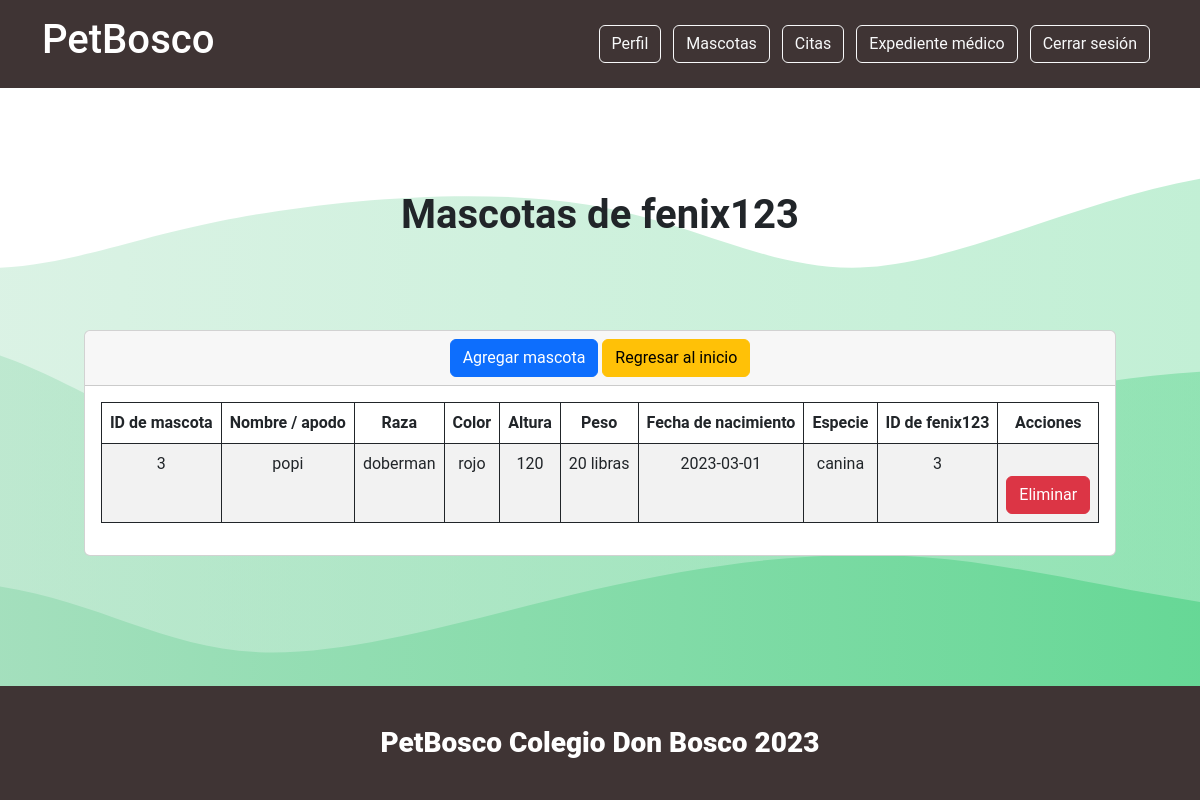
The app's page /secciones/mascota/index.php (signed in), older data.
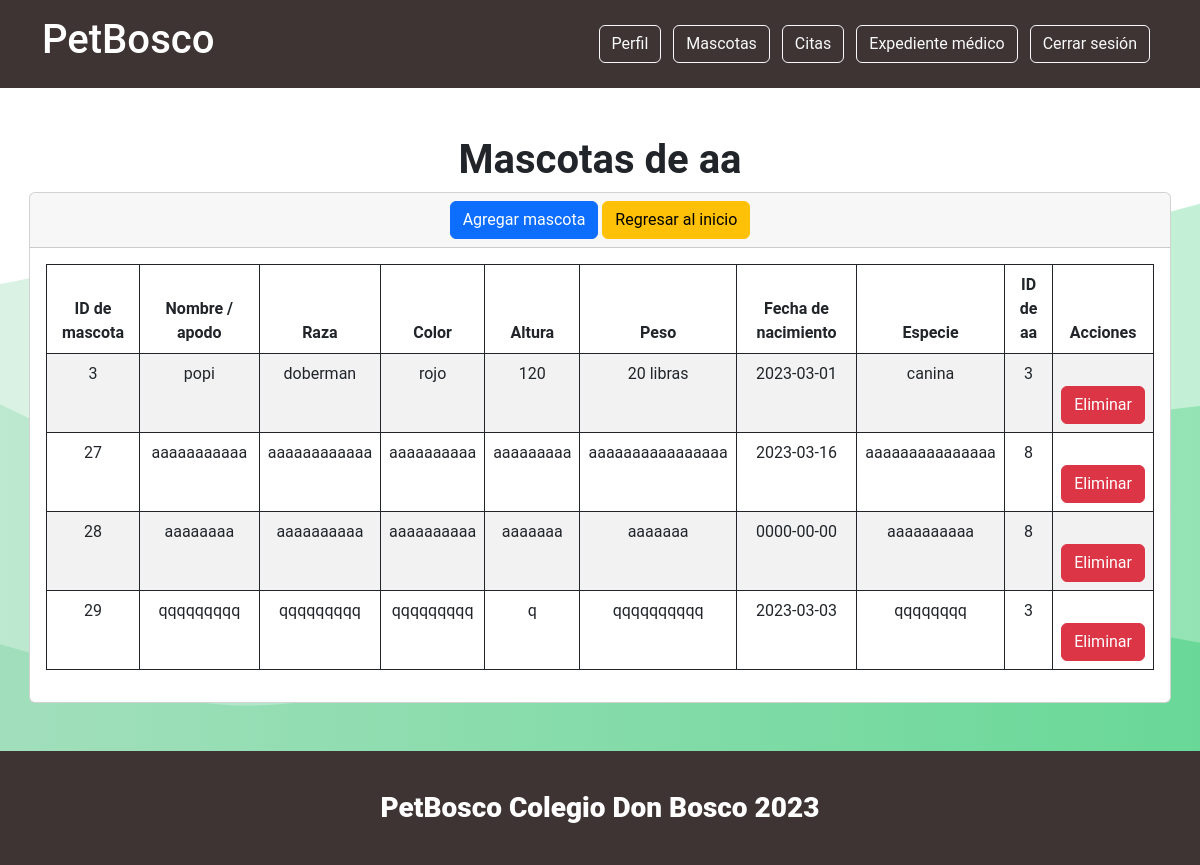
The same page, newer data.
### tables this page shows
CREATE TABLE `mascota` (
  `id_mascota` int(11) NOT NULL,
  `Apodo_mascota` varchar(200) NOT NULL,
  `raza` varchar(200) NOT NULL,
  `color` varchar(200) NOT NULL,
  `Altura` varchar(200) NOT NULL,
  `condicionMascota` varchar(200) NOT NULL,
  `Peso` varchar(200) NOT NULL,
  `FechaNac` date NOT NULL,
  `especie` varchar(111) NOT NULL,
  `fk_cliente` int(11) NOT NULL
);

### secciones/mascota/index.php (the view, shortened to what this page needs)
<?php include("../../conexionBd.php");
    $sentencia = $conexion->prepare("SELECT * FROM mascota");
    $sentencia->execute();
    $mascotas=$sentencia->fetchAll(PDO::FETCH_ASSOC);
    ?>
    <!DOCTYPE html>
    <html lang="en">
    <head>
        <link href="https://cdn.jsdelivr.net/npm/bootstrap@5.3.0-alpha1/dist/css/bootstrap.min.css" rel="stylesheet">
        <link href="../assets/dist/css/bootstrap.min.css" rel="stylesheet">
        <link href="https://cdn.jsdelivr.net/npm/bootstrap@5.2.1/dist/css/bootstrap.min.css" rel="stylesheet"
>
    </head>
    <body>
    <?php include("../../templates/headeruser.php");?>
    <div class="container d-flex justify-content-center">
        <h1><b>Mascotas de <?php echo $_SESSION['usuario'];?></b></h1>
    </div>
    <div class="card m-auto text-center">
        <div class="card-header">
            <a name="" id="" class="btn btn-primary" href="crear.php" role="button">Agregar mascota </a>
            <a name="" id="" class="btn btn-warning" href="<?php echo $url_base; ?>secciones/indexuser.php" role="button">Regresar al inicio</a>
        </div>
        <div class="card-body container">
            <div>
                <table id="myTable" class="display table table text-center table-bordered border-dark table-striped table-hover">
                    <thead>
                        <tr>
                            <th scope="col">ID de mascota</th>
                            <th scope="col">Nombre / apodo</th>
                            <th scope="col">Raza</th>
                            <th scope="col">Color</th>
                            <th scope="col">Altura</th>
                            <th scope="col">Peso</th>
                            <th scope="col">Fecha de nacimiento</th>
                            <th scope="col">Especie</th>
                            <th scope="col">ID de <?php echo $_SESSION['usuario'];?></th>
                            <th scope="col">Acciones</th>
                        </tr>
                    </thead>
                    <tbody>
                        <?php foreach ($mascotas as $registro): ?>
                        <tr>
                            <td scope="row"><?php echo $registro['id_mascota'];?></td>
                            <td scope="row"><?php echo $registro['Apodo_mascota'];?></td>
                            <td scope="row"><?php echo $registro['raza'];?></td>
                            <td scope="row"><?php echo $registro['color'];?></td>
                            <td scope="row"><?php echo $registro['Altura'];?></td>
                            <td scope="row"><?php echo $registro['Peso'];?></td>
                            <td scope="row"><?php echo $registro['FechaNac'];?></td>
                            <td scope="row"><?php echo $registro['especie'];?></td>
                            <td scope="row"><?php echo $registro['fk_cliente'];?></td>
                            <td>
                            <br>
                            <a name="" id="" class="btn btn-danger" href="javascript:borrar(<?php echo $registro['id_mascota']; ?>);" role="button">Eliminar</a>
                            </td>
                        </tr>
                        <?php endforeach; ?>
                    </tbody>
                </table>
            </div>
        </div>
    </div>
    <?php include("../../templates/footer.php");?>
    </body>
    </html>

Row changes from the older to the newer data that the page shows:
added mascota: id_mascota "27", Apodo_mascota "aaaaaaaaaaa", raza "aaaaaaaaaaaa", color "aaaaaaaaaa", Altura "aaaaaaaaa", Peso "aaaaaaaaaaaaaaaa", FechaNac "2023-03-16", especie "aaaaaaaaaaaaaaa", fk_cliente "8"
added mascota: id_mascota "28", Apodo_mascota "aaaaaaaa", raza "aaaaaaaaaa", color "aaaaaaaaaa", Altura "aaaaaaa", Peso "aaaaaaa", FechaNac "0000-00-00", especie "aaaaaaaaaa", fk_cliente "8"
added mascota: id_mascota "29", Apodo_mascota "qqqqqqqqq", raza "qqqqqqqqq", color "qqqqqqqqq", Altura "q", Peso "qqqqqqqqqq", FechaNac "2023-03-03", especie "qqqqqqqq", fk_cliente "3"
Text that changed along with them:
$_SESSION['usuario']: "fenix123" → "aa"
